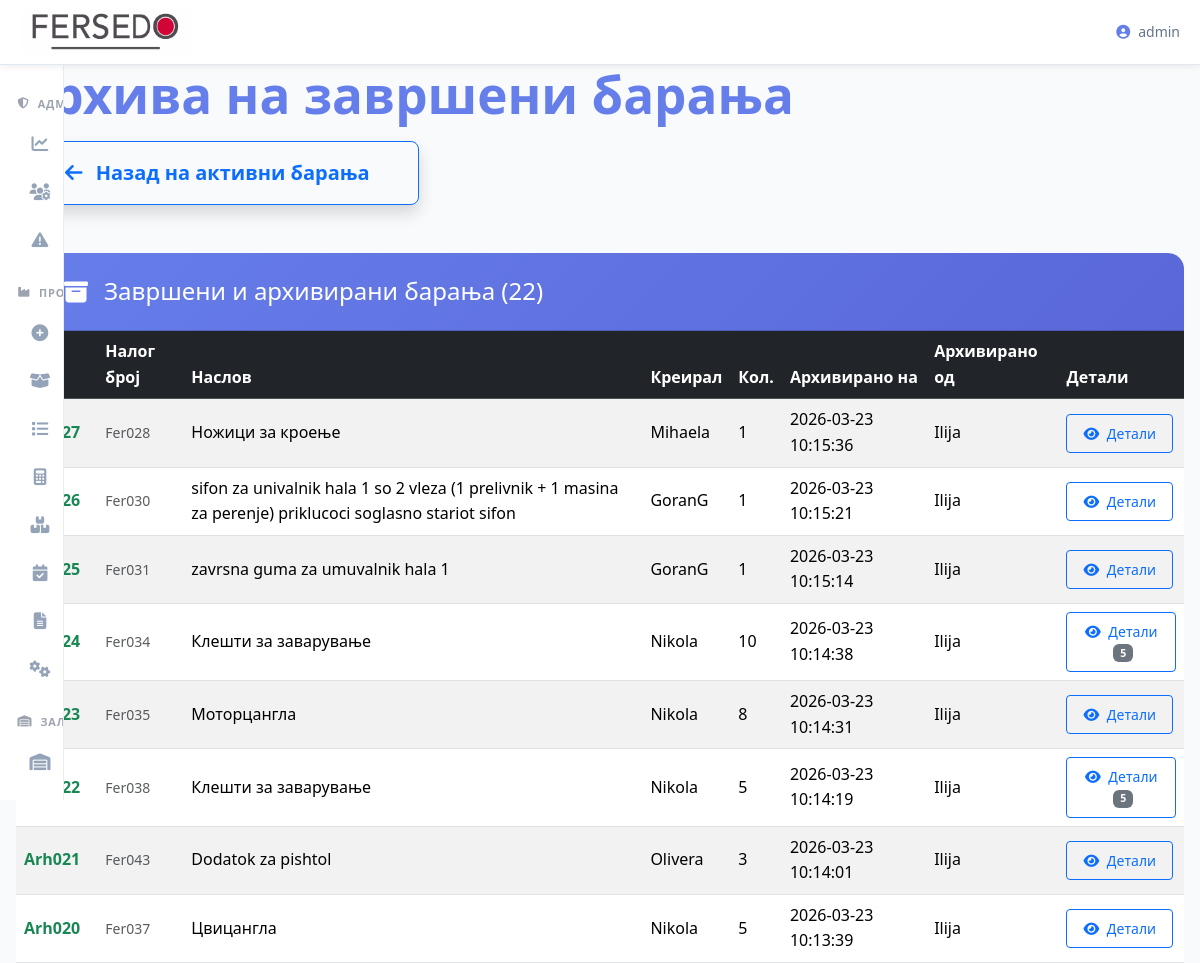
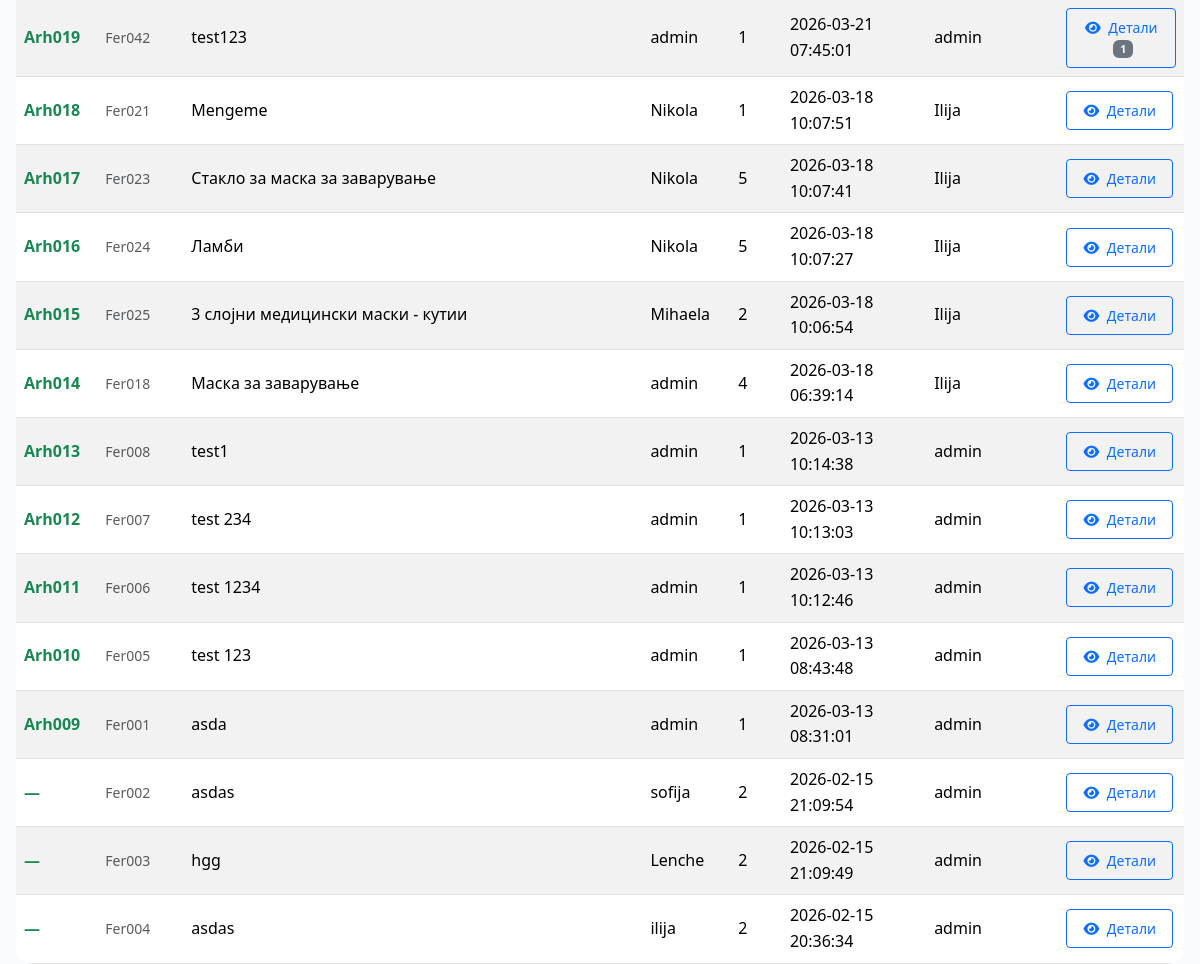
Page /nabavki/arhiva (signed in) on the committed database (2 pictures, top to bottom).
### tables this page shows
CREATE TABLE nabavki_archive (
            id INTEGER PRIMARY KEY,
            username TEXT NOT NULL,
            naslov TEXT NOT NULL,
            kolicina INTEGER NOT NULL,
            opis TEXT,
            slika TEXT,
            datum_kreiranje TEXT,
            status TEXT,
            datum_naracka TEXT,
            datum_priem TEXT,
            admin_naracal TEXT,
            datum_itnost TEXT,
            nalog_broj TEXT UNIQUE,
            prevzemeno_od TEXT,
            datum_prevzemanje TEXT,
            arhivirano_na TEXT DEFAULT CURRENT_TIMESTAMP,
            arhivirano_od TEXT NOT NULL
        , arhiva_broj TEXT);

### routes/nabavki.py (the view)
@nabavki_bp.route("/arhiva")
@login_required
def arhiva():
    conn   = get_db()
    cursor = conn.cursor()
    _ensure_archive_comments_table(cursor)
    archived_raw = cursor.execute(
        "SELECT * FROM nabavki_archive ORDER BY arhivirano_na DESC"
    ).fetchall()
    archived = []
    for row in archived_raw:
        r = dict(row)
        r["comments"] = cursor.execute("""
            SELECT user, comment, slika, timestamp
            FROM nabavki_archive_comments
            WHERE archive_req_id = ?
            ORDER BY timestamp ASC
        """, (r["id"],)).fetchall()
        archived.append(r)
    conn.close()
    return render_template("nabavki_arhiva.html", archived_requests=archived)

### app.py (called while the page is built)
@app.context_processor
def inject_vapid_key():
    return dict(VAPID_PUBLIC_KEY=VAPID_PUBLIC_KEY)

### routes/nabavki.py (called while the page is built)
def _ensure_archive_comments_table(cursor):
    cursor.execute("""
        CREATE TABLE IF NOT EXISTS nabavki_archive_comments (
            id INTEGER PRIMARY KEY AUTOINCREMENT,
            archive_req_id INTEGER NOT NULL,
            user TEXT,
            comment TEXT,
            slika TEXT,
            timestamp TEXT
        )
    """)

### utils/db.py (called while the page is built)
def get_db():
    global DATABASE_PATH
    if DATABASE_PATH is None:
        try:
            DATABASE_PATH = current_app.config['DATABASE_PATH']
        except RuntimeError:
            DATABASE_PATH = r"C:\Users\Server\Desktop\Proekt Fersedo\instance\database.db"
    conn = sqlite3.connect(
        DATABASE_PATH,
        timeout=10,
        check_same_thread=False,
    )
    conn.row_factory = lambda cursor, row: dict(
        zip([col[0] for col in cursor.description], row)
    )
    return conn

### templates/nabavki_arhiva.html (shortened to what this page needs)
{% extends "base.html" %}
{% block content %}
<div class="container" style="max-width: 1400px; margin: 4rem auto 5rem; padding: 0 1rem;">
    <div class="d-flex justify-content-between align-items-center mb-5 flex-wrap gap-3">
        <h1 style="font-weight: 800; color: var(--primary); font-size: clamp(2.2rem, 7vw, 3.2rem); margin: 0;">
            Архива на завршени барања
        </h1>
        <a href="{{ url_for('nabavki.nabavki') }}" class="btn btn-outline-primary btn-lg px-5 py-3 fw-bold shadow">
            <i class="fas fa-arrow-left me-2"></i> Назад на активни барања
        </a>
    </div>
    {% if archived_requests %}
    <div class="card shadow-xl border-0 rounded-4 overflow-hidden">
        <div class="card-header text-white py-4 px-5 fw-bold" style="background: linear-gradient(135deg, var(--primary), var(--primary-dark));">
            <h4 class="mb-0 d-flex align-items-center">
                <i class="fas fa-archive me-3 fs-4"></i>
                Завршени и архивирани барања ({{ archived_requests|length }})
            </h4>
        </div>
        <div class="card-body p-0">
            <div class="table-responsive">
                <table class="table table-hover table-striped mb-0 align-middle">
                    <thead class="table-dark">
                        <tr>
                            <th>Арх. број</th>
                            <th>Налог број</th>
                            <th>Наслов</th>
                            <th>Креирал</th>
                            <th>Кол.</th>
                            <th>Архивирано на</th>
                            <th>Архивирано од</th>
                            <th>Детали</th>
                        </tr>
                    </thead>
                    <tbody>
                        {% for r in archived_requests %}
                        <tr class="align-middle">
                            <td><strong class="text-success">{{ r.arhiva_broj or '—' }}</strong></td>
                            <td><small class="text-muted">{{ r.nalog_broj or '—' }}</small></td>
                            <td>{{ r.naslov }}</td>
                            <td>{{ r.username }}</td>
                            <td>{{ r.kolicina }}</td>
                            <td>{{ r.arhivirano_na }}</td>
                            <td>{{ r.arhivirano_od }}</td>
                            <td>
                                <button type="button" class="btn btn-outline-primary btn-sm px-3 py-2"
                                        data-bs-toggle="modal"
                                        data-bs-target="#detailsModal{{ r.id }}">
                                    <i class="fas fa-eye me-1"></i> Детали
                                    {% if r.comments %}
                                    <span class="badge bg-secondary ms-1">{{ r.comments|length }}</span>
                                    {% endif %}
                                </button>
                            </td>
                        </tr>
                        {% endfor %}
                    </tbody>
                </table>
            </div>
        </div>
    </div>
    {% else %}
    <div class="alert alert-info text-center py-5 shadow-lg rounded-4">
        <i class="fas fa-archive fa-5x mb-4 text-info opacity-75"></i>
        <h4 class="fw-light">Архивата е празна</h4>
        <p class="lead">Завршените барања автоматски ќе се појават овде откако ќе добијат статус „Zavrseno".</p>
    </div>
    {% endif %}
</div>
{% endblock %}

### templates/base.html (style rules this page uses)
:root { --primary: #667eea; --primary-dark: #5a67d8; --primary-light: #a5b4fc; --success: #16a34a; --danger: #dc2626; --warning: #eab308; --info: #0dcaf0; --light: #f8fafc; --dark: #0f172a; --gray: #64748b; --gray-light: #cbd5e1; --bg: #f8fafc; --surface: white; --text: #1e293b; --text-secondary: #64748b; --border: #e2e8f0; --shadow-sm: 0 2px 8px rgba(0,0,0,0.08); --shadow: 0 4px 20px rgba(0,0,0,0.1); --shadow-lg: 0 10px 40px rgba(0,0,0,0.15); --radius: 12px; --transition: all 0.3s ease; --sb-width-collapsed: 64px; --sb-width-expanded: 260px; --sb-bg: #ffffff; --sb-border: #e8edf5; --sb-item-hover: rgba(102,126,234,0.08); --sb-item-active: rgba(102,126,234,0.14); --sb-icon-color: #94a3b8; --sb-text-color: #374151; --sb-group-color: #9ca3af; --sb-shadow: 4px 0 32px rgba(15,23,42,0.10); --sb-transition: 0.4s cubic-bezier(0.4, 0, 0.2, 1); }
* { margin:0; padding:0; box-sizing:border-box; }
html, body { height:100%; font-family:system-ui, -apple-system, BlinkMacSystemFont, 'Segoe UI', Roboto, sans-serif; background:var(--bg); color:var(--text); line-height:1.6; }
body { min-height:100vh; touch-action:manipulation; }

### templates/nabavki_arhiva.html (style rules this page uses)
.card { border-radius: var(--radius); overflow: hidden; transition: transform 0.3s ease; }

### rows in the picture
nabavki_archive: nalog_broj "Fer028", naslov "Ножици за кроење", username "Mihaela", kolicina "1", arhivirano_na "2026-03-23 10:15:36", arhivirano_od "Ilija"
nabavki_archive: nalog_broj "Fer030", naslov "sifon za univalnik hala 1 so 2 vleza (1 prelivnik + 1 masina za perenje) priklucoci soglasno stariot sifon", username "GoranG", kolicina "1", arhivirano_na "2026-03-23 10:15:21", arhivirano_od "Ilija"
nabavki_archive: nalog_broj "Fer031", naslov "zavrsna guma za umuvalnik hala 1", username "GoranG", kolicina "1", arhivirano_na "2026-03-23 10:15:14", arhivirano_od "Ilija"
nabavki_archive: nalog_broj "Fer034", naslov "Клешти за заварување", username "Nikola", kolicina "10", arhivirano_na "2026-03-23 10:14:38", arhivirano_od "Ilija", comments|length "5"
nabavki_archive: nalog_broj "Fer035", naslov "Моторцангла", username "Nikola", kolicina "8", arhivirano_na "2026-03-23 10:14:31", arhivirano_od "Ilija"
nabavki_archive: nalog_broj "Fer038", naslov "Клешти за заварување", username "Nikola", kolicina "5", arhivirano_na "2026-03-23 10:14:19", arhivirano_od "Ilija", comments|length "5"
nabavki_archive: arhiva_broj "Arh021", nalog_broj "Fer043", naslov "Dodatok za pishtol", username "Olivera", kolicina "3", arhivirano_na "2026-03-23 10:14:01", arhivirano_od "Ilija"
nabavki_archive: arhiva_broj "Arh020", nalog_broj "Fer037", naslov "Цвицангла", username "Nikola", kolicina "5", arhivirano_na "2026-03-23 10:13:39", arhivirano_od "Ilija"
nabavki_archive: arhiva_broj "Arh019", nalog_broj "Fer042", naslov "test123", username "admin", kolicina "1", arhivirano_na "2026-03-21 07:45:01", arhivirano_od "admin", comments|length "1"
nabavki_archive: arhiva_broj "Arh018", nalog_broj "Fer021", naslov "Mengeme", username "Nikola", kolicina "1", arhivirano_na "2026-03-18 10:07:51", arhivirano_od "Ilija"
nabavki_archive: arhiva_broj "Arh017", nalog_broj "Fer023", naslov "Стакло за маска за заварување", username "Nikola", kolicina "5", arhivirano_na "2026-03-18 10:07:41", arhivirano_od "Ilija"
nabavki_archive: arhiva_broj "Arh016", nalog_broj "Fer024", naslov "Ламби", username "Nikola", kolicina "5", arhivirano_na "2026-03-18 10:07:27", arhivirano_od "Ilija"
nabavki_archive: arhiva_broj "Arh015", nalog_broj "Fer025", naslov "3 слојни медицински маски - кутии", username "Mihaela", kolicina "2", arhivirano_na "2026-03-18 10:06:54", arhivirano_od "Ilija"
nabavki_archive: arhiva_broj "Arh014", nalog_broj "Fer018", naslov "Маска за заварување", username "admin", kolicina "4", arhivirano_na "2026-03-18 06:39:14", arhivirano_od "Ilija"
nabavki_archive: arhiva_broj "Arh013", nalog_broj "Fer008", naslov "test1", username "admin", kolicina "1", arhivirano_na "2026-03-13 10:14:38", arhivirano_od "admin"
nabavki_archive: arhiva_broj "Arh012", nalog_broj "Fer007", naslov "test 234", username "admin", kolicina "1", arhivirano_na "2026-03-13 10:13:03", arhivirano_od "admin"
nabavki_archive: arhiva_broj "Arh011", nalog_broj "Fer006", naslov "test 1234", username "admin", kolicina "1", arhivirano_na "2026-03-13 10:12:46", arhivirano_od "admin"
nabavki_archive: arhiva_broj "Arh010", nalog_broj "Fer005", naslov "test 123", username "admin", kolicina "1", arhivirano_na "2026-03-13 08:43:48", arhivirano_od "admin"
nabavki_archive: arhiva_broj "Arh009", nalog_broj "Fer001", naslov "asda", username "admin", kolicina "1", arhivirano_na "2026-03-13 08:31:01", arhivirano_od "admin"
nabavki_archive: arhiva_broj "—", nalog_broj "Fer002", naslov "asdas", username "sofija", kolicina "2", arhivirano_na "2026-02-15 21:09:54", arhivirano_od "admin"
nabavki_archive: arhiva_broj "—", nalog_broj "Fer003", naslov "hgg", username "Lenche", kolicina "2", arhivirano_na "2026-02-15 21:09:49", arhivirano_od "admin"
nabavki_archive: arhiva_broj "—", nalog_broj "Fer004", naslov "asdas", username "ilija", kolicina "2", arhivirano_na "2026-02-15 20:36:34", arhivirano_od "admin"

### other values in the picture
{{ session.user }} "admin"
{{ archived_requests|length }} "22"
